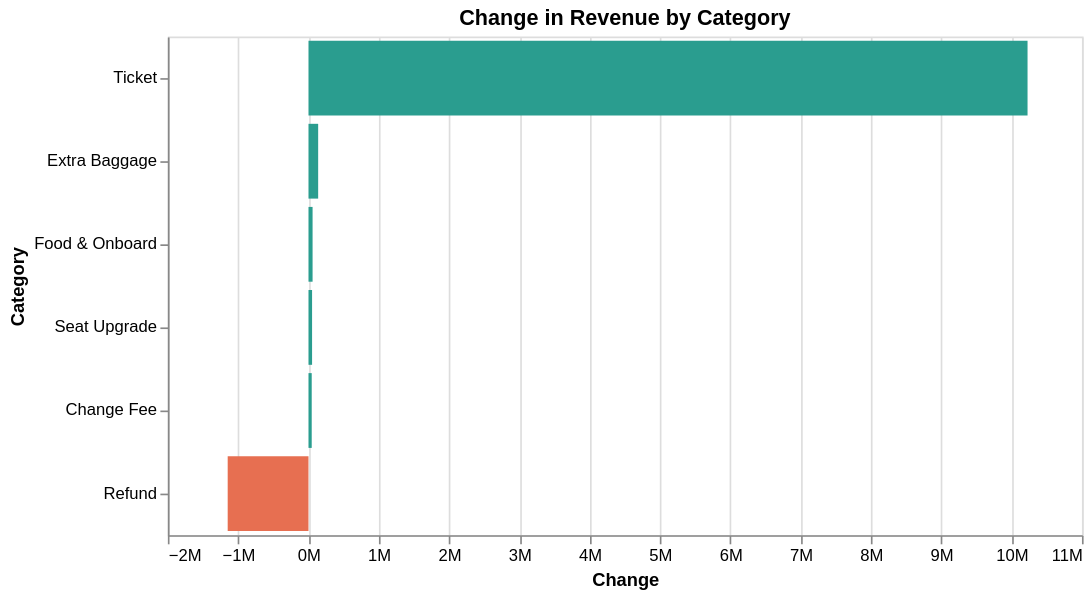

The code cell stored with this chart in its notebook:
### Code cell
revenue_change = revenue_categories.set_index("Fiscal_Year").T

# Calculate difference between years
revenue_change["Change"] = revenue_change[2026] - revenue_change[2025]

# Convert index into a Category column
revenue_change = revenue_change.reset_index().rename(
    columns={"index": "Category"}
)

# Plot only the necessary columns
alt.Chart(revenue_change[["Category", "Change"]]).mark_bar().encode(
    y=alt.Y("Category:N", sort="-x"),
    x=alt.X("Change:Q", axis=alt.Axis(format="~s")),
    color=alt.condition(
        alt.datum.Change >= 0,
        alt.value("#2A9D8F"),
        alt.value("#E76F51")
    ),
    tooltip=[
        "Category",
        alt.Tooltip("Change:Q", format="$,.0f")
    ]
).properties(
    title="Change in Revenue by Category",
    width=550,
    height=300
)

### Figure 1 — Vega-Lite specification as saved in the notebook (floating-point values rounded to 4 significant figures)
{"config": {"view": {"continuousWidth": 300, "continuousHeight": 300}}, "data": {"name": "data-5c76d70ff10ede6a0748e725fb13b0e8"}, "mark": {"type": "bar"}, "encoding": {"color": {"condition": {"test": "(datum.Change >= 0)", "value": "#2A9D8F"}, "value": "#E76F51"}, "tooltip": [{"field": "Category", "type": "nominal"}, {"field": "Change", "format": "$,.0f", "type": "quantitative"}], "x": {"axis": {"format": "~s"}, "field": "Change", "type": "quantitative"}, "y": {"field": "Category", "sort": "-x", "type": "nominal"}}, "height": 300, "title": "Change in Revenue by Category", "width": 550, "$schema": "https://vega.github.io/schema/vega-lite/v6.4.1.json", "datasets": {"data-5c76d70ff10ede6a0748e725fb13b0e8": [{"Category": "Ticket", "Change": 10230000.0}, {"Category": "Extra Baggage", "Change": 137600.0}, {"Category": "Seat Upgrade", "Change": 50980.0}, {"Category": "Change Fee", "Change": 45850.0}, {"Category": "Food & Onboard", "Change": 58110.0}, {"Category": "Refund", "Change": -1149000.0}]}}
